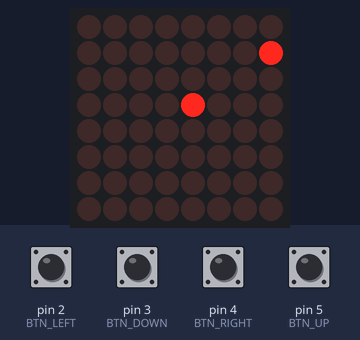
Simulated run of this sketch. Board: Arduino Uno, built with avr-gcc and run on an emulated ATmega328P. Shown: 8×8 LED matrix. Inputs (shaded band) come from the test bench; at power-on: pin 2 (BTN_LEFT), pin 3 (BTN_DOWN), pin 4 (BTN_RIGHT), pin 5 (BTN_UP) HIGH. Random numbers use the default seed unless the sketch sets one.

Above: at 1.2 s.
1.3 s: pin 3 (BTN_DOWN) pulled LOW for 0.15 s
At 1.65 s:
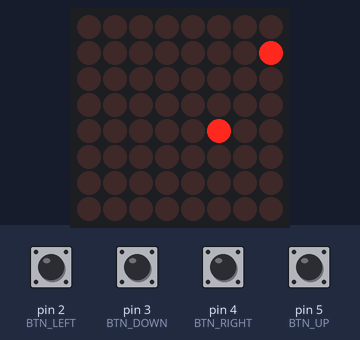
2.0 s: pin 2 (BTN_LEFT) pulled LOW for 0.15 s
At 2.25 s:
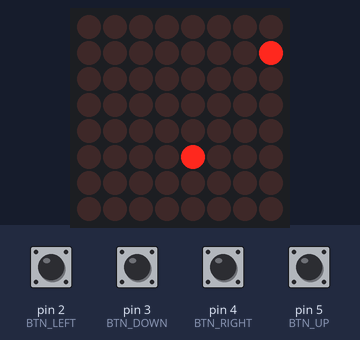
2.7 s: pin 5 (BTN_UP) pulled LOW for 0.15 s
At 2.85 s:
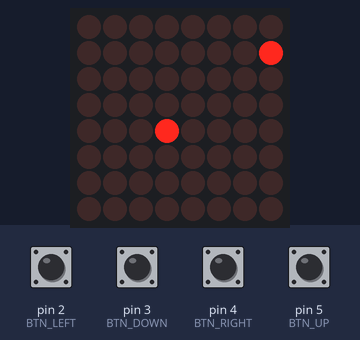
3.4 s: pin 4 (BTN_RIGHT) pulled LOW for 0.15 s
At 3.75 s:
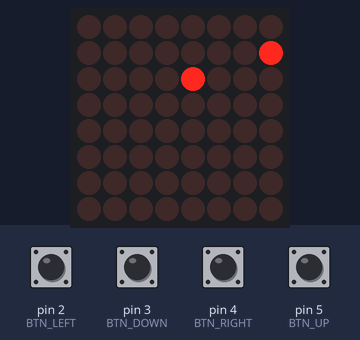
4.1 s: pin 3 (BTN_DOWN) pulled LOW for 1 s
At 4.35 s:
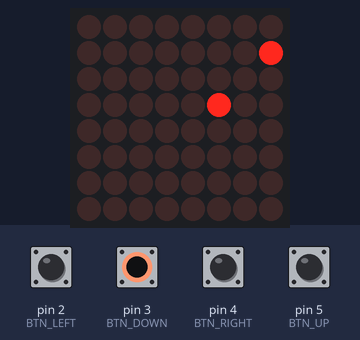
5.7 s: pin 2 (BTN_LEFT) pulled LOW for 1 s
At 5.85 s:
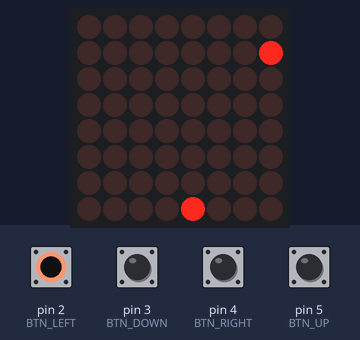
Timing chart, 0 to 8.7 s (numbered marks = the images above; inputs shaded):
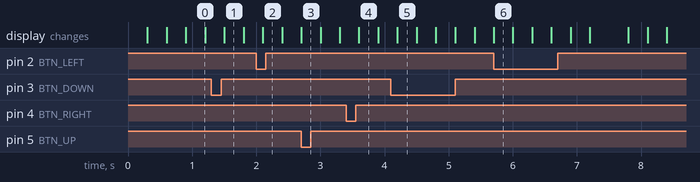

The sketch:

MatrixSnake.ino
```cpp
#include <LedControl.h>

#define MATRIX_SIZE 8

// Duration of each frame
#define FRAME_PERIOD 300

// Socket numbers that the buttons are connected to
#define BTN_UP    5
#define BTN_RIGHT 4
#define BTN_DOWN  3
#define BTN_LEFT  2

// Socket numbers for the matrix
#define MAT_DIN 12
#define MAT_CLK 10
#define MAT_CS  11


LedControl ledCtrl = LedControl(MAT_DIN, MAT_CLK, MAT_CS, 1);


// 0, 0 being top left
struct position
{
  int x;
  int y;
  struct position *next;
};

enum direction
{
  UP, RIGHT, DOWN, LEFT
};

struct snake
{
  struct position *head;
  int size;
  enum direction dir;
  bool alive;
};


struct position createFood();
struct snake createSnake();
struct position *createSegment(int x, int y);
void addToHead(struct snake *s, struct position *segment);
void removeTail(struct snake *s);
bool isValidPosition(struct snake *s);
bool isOppositeDirection(enum direction a, enum direction b);
struct position *movePosition(struct position *prevPos, enum direction dir);
void displayMatrix(const int devNum, byte *matrix);
void addToMatrix(struct position *pos, byte *matrix);


// The time that the last frame was rendered at
int lastFrame = 0;

// The position that the snake previously moved in
enum direction lastDirection = NULL;

// Initialise the snake and food
struct snake player = createSnake();
struct position food = createFood();


void setup()
{
  // Define the buttons as inputs
  pinMode(BTN_UP   , INPUT_PULLUP);
  pinMode(BTN_RIGHT, INPUT_PULLUP);
  pinMode(BTN_DOWN , INPUT_PULLUP);
  pinMode(BTN_LEFT , INPUT_PULLUP);

  // Init matrix display
  ledCtrl.shutdown(0, false);
  ledCtrl.setIntensity(0, 3);
  ledCtrl.clearDisplay(0);
}

void loop()
{

  /*
   * HANDLE INPUTS
   */
  if (digitalRead(BTN_UP) == LOW && !isOppositeDirection(lastDirection, UP))
  {
    player.dir = UP;
  }
  else if (digitalRead(BTN_RIGHT) == LOW && !isOppositeDirection(lastDirection, RIGHT))
  {
    player.dir = RIGHT;
  }
  else if (digitalRead(BTN_DOWN) == LOW && !isOppositeDirection(lastDirection, DOWN))
  {
    player.dir = DOWN;
  }
  else if (digitalRead(BTN_LEFT) == LOW && !isOppositeDirection(lastDirection, LEFT))
  {
    player.dir = LEFT;
  }


  /*
   * GAME LOGIC
   */
  int currentTime = millis();

  // Only update the matrix every FRAME_PERIOD
  if (currentTime - lastFrame >= FRAME_PERIOD)
  {
    // If the player died last frame, respawn
    if (!player.alive) player = createSnake();

    /*
     * MOVING THE SNAKE
     */
    addToHead(&player, movePosition(player.head, player.dir));
    // If the player is over some food, don't remove the tail, extending the snake
    bool eaten = player.head->x == food.x && player.head->y == food.y;
    if (eaten)
    {
      food = createFood();
    }
    else
    {
      removeTail(&player);
    }
    lastDirection = player.dir;

    /*
     * RENDERING A FRAME
     */
    if (isValidPosition(&player))
    {
      // Init the matrix to all zeroes
      byte matrix[MATRIX_SIZE] =
      {
        0, 0, 0, 0, 0, 0, 0, 0
      };

      struct position *currentSegment = player.head;
      while (currentSegment != (struct position *) 0)
      {
        addToMatrix(currentSegment, matrix);
        currentSegment = currentSegment->next;
      }

      addToMatrix(&food, matrix);

      displayMatrix(0, matrix);
    }
    else
    {
      player.alive = false;
      food = createFood();
      byte matrix[MATRIX_SIZE] =
      {
        B10000001,
        B01000010,
        B00100100,
        B00011000,
        B00011000,
        B00100100,
        B01000010,
        B10000001
      };
      displayMatrix(0, matrix);
      currentTime += FRAME_PERIOD; // Show this for twice the duration
    }

    lastFrame = currentTime;
  }
}


struct position createFood()
{
  return (struct position)
  {
    (int) random(MATRIX_SIZE),
    (int) random(MATRIX_SIZE),
    (struct position *) 0
  };
}

struct snake createSnake()
{
  struct position *head = createSegment(1, 3);
  return (struct snake)
  {
    head,
    0,
    RIGHT,
    true
  };
}

struct position *createSegment(int x, int y)
{
  struct position *newSegment = (struct position *) malloc(sizeof(struct position));
  newSegment->x = x;
  newSegment->y = y;
  newSegment->next = (struct position *) 0;
  return newSegment;
}

void addToHead(struct snake *s, struct position *segment)
{
  segment->next = s->head;
  s->head = segment;
  s->size++;
}

void removeTail(struct snake *s)
{
  if (s->head->next == (struct position *) 0)
  {
    // Cannot remove the head if it is the only segment
    return;
  }

  struct position *currentSegment = s->head;
  while (currentSegment->next->next != (struct position *) 0)
  {
    currentSegment = currentSegment->next;
  }

  // currentSegment is now the second last segment
  free(currentSegment->next);
  currentSegment->next = (struct position *) 0;
}

bool isOppositeDirection(enum direction a, enum direction b)
{
  return abs(a - b) == 2;
}

struct position *movePosition(struct position *prevPos, enum direction dir)
{
  struct position *pos = createSegment(prevPos->x, prevPos->y);
  switch (dir)
  {
    case UP:
      pos->y--;
      break;
    case RIGHT:
      pos->x++;
      break;
    case DOWN:
      pos->y++;
      break;
    case LEFT:
      pos->x--;
  }
  return pos;
}

bool isValidPosition(struct snake *s)
{
  // Check for the head being out of bounds or intercepting with the rest of the snake

  if (
    s->head->x < 0 ||
    s->head->x >= MATRIX_SIZE ||
    s->head->y < 0 ||
    s->head->y >= MATRIX_SIZE
  ) return false;

  struct position *segment = s->head->next;
  while (segment != (struct position *) 0)
  {
    if (s->head->x == segment->x && s->head->y == segment->y) return false;
    segment = segment->next;
  }

  return true;
}

void displayMatrix(const int devNum, byte *matrix)
{
  for (int i = 0; i < MATRIX_SIZE; i++)
  {
    ledCtrl.setRow(devNum, i, *matrix++);
  }
}

void addToMatrix(struct position *pos, byte *matrix)
{
  *(matrix + pos->y) |= B10000000 >> pos->x;
}
```
